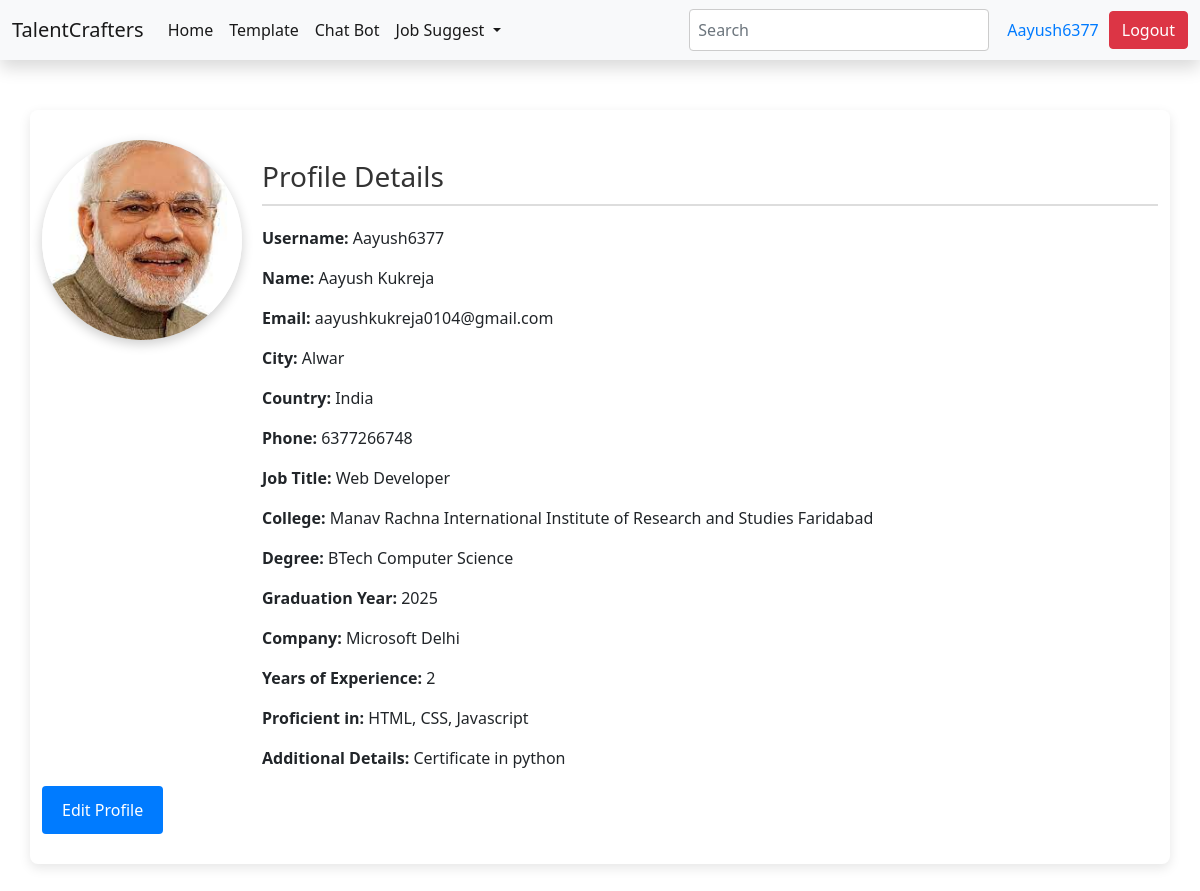
The page /Account/view_profile.php?user_id=1 (signed in) on the database its author committed.
### tables this page shows
CREATE TABLE `users` (
  `user_id` int(11) NOT NULL,
  `username` varchar(50) NOT NULL,
  `email` varchar(100) NOT NULL,
  `password` varchar(255) NOT NULL
);

CREATE TABLE `user_resumes` (
  `resume_id` int(11) NOT NULL,
  `user_id` int(11) DEFAULT NULL,
  `first_name` varchar(50) NOT NULL,
  `last_name` varchar(50) NOT NULL,
  `city` varchar(100) NOT NULL,
  `country` varchar(100) NOT NULL,
  `pincode` varchar(20) NOT NULL,
  `phone` varchar(20) DEFAULT NULL,
  `email` varchar(100) NOT NULL,
  `job_title` varchar(100) DEFAULT NULL,
  `college_name` varchar(200) DEFAULT NULL,
  `college_location` varchar(200) DEFAULT NULL,
  `degree` varchar(100) DEFAULT NULL,
  `field_of_study` varchar(100) DEFAULT NULL,
  `graduation_year` varchar(20) DEFAULT NULL,
  `company_name` varchar(50) NOT NULL,
  `company_city` varchar(50) NOT NULL,
  `Year_of_experience` int(11) NOT NULL,
  `Proficient_in` varchar(100) NOT NULL,
  `additional_details` text DEFAULT NULL,
  `photo` varchar(255) NOT NULL,
  `created_at` timestamp NOT NULL DEFAULT current_timestamp()
);

### Account/view_profile.php (the view, shortened to what this page needs)
<!DOCTYPE html>
<html lang="en">
<head>
</head>
<body>
    <?php
    include "navigation.php";
    if ($_GET['user_id']){
        $user_id=$_GET['user_id'];
    }
    else{
        header("Location: ../index.php");
    }
    $host = 'localhost';
    $user = 'root';
    $password = '';
    $database = 'talentcrafters';
    $conn = mysqli_connect($host, $user, $password, $database);
    $sql = "SELECT * FROM users where user_id = $user_id";
    $result = $conn->query($sql);
    if ($result->num_rows > 0) {
        $user = $result->fetch_assoc();
        $username = $user['username'];
    }
    $sql = "SELECT * FROM user_resumes where user_id = $user_id";
    $result = $conn->query($sql);
    if ($result->num_rows > 0) {
        $user = $result->fetch_assoc();
    }
    ?>
    <div class="container">
        <div class="profile-container">
            <div class="profile-image">
                <img src=<?php echo "../".$user["photo"];?> alt="Profile Photo">
            </div>
            <div class="profile-details">
                <h1>Profile Details</h1>
                <p><strong>Username:</strong> <?php echo $username;?></p>
                <p><strong>Name:</strong> <?php echo $user['first_name']." ".$user["last_name"];?></p>
                <p><strong>Email:</strong> <?php echo $user['email'];?></p>
                <p><strong>City:</strong> <?php echo $user["city"];?></p>
                <p><strong>Country:</strong> <?php echo $user["country"];?></p>
                <p><strong>Phone:</strong> <?php echo $user["phone"];?></p>
                <p><strong>Job Title:</strong> <?php echo $user["job_title"];?></p>
                <p><strong>College:</strong> <?php echo $user["college_name"]." ".$user["college_location"];?></p>
                <p><strong>Degree:</strong> <?php echo $user["degree"]." ".$user["field_of_study"];?></p>
                <p><strong>Graduation Year:</strong> <?php echo $user["graduation_year"];?></p>
                <p><strong>Company:</strong> <?php echo $user["company_name"]." ".$user["company_city"];?></p>
                <p><strong>Years of Experience:</strong> <?php echo $user["Year_of_experience"];?></p>
                <p><strong>Proficient in:</strong> <?php echo $user["Proficient_in"];?></p>
                <p><strong>Additional Details:</strong> <?php echo $user["additional_details"];?></p>
            </div>
        </div>
        <a href="edit_profile.php?user_id=<?php echo $user_id; ?>" class="edit-button">Edit Profile</a>
    </div>
</body>
</html>

### Account/navigation.php (shortened to what this page needs)
<?php
$host = 'localhost';
$user = 'root';
$password = '';
$database = 'talentcrafters';
$conn = mysqli_connect($host, $user, $password, $database);
if(isset($_SESSION['user_id'])) {
    $sql = "SELECT username FROM users where user_id = ".$_SESSION["user_id"];
    $result = $conn->query($sql);
    if ($result->num_rows > 0) {
        $user = $result->fetch_assoc();
        $username = $user['username'];
    }
}
?>
<!doctype html>
<html lang="en">
<head>
    <link href="https://cdn.jsdelivr.net/npm/bootstrap@5.0.2/dist/css/bootstrap.min.css" rel="stylesheet"
>
    <link rel="stylesheet" href="../style.css">
</head>
<body>
<nav class="navbar navbar-expand-lg navbar-light bg-light shadow">
    <div class="container-fluid">
        <a class="navbar-brand" href="../index.php">TalentCrafters</a>
        <div class="collapse navbar-collapse" id="navbarSupportedContent">
            <ul class="navbar-nav me-auto mb-2 mb-lg-0">
                <li class="nav-item">
                    <a class="nav-link active" aria-current="page" href="../index.php">Home</a>
                </li>
                <li class="nav-item">
                    <a class="nav-link active" href="../template.php">Template</a>
                </li>
                <li class="nav-item">
                    <a class="nav-link active" href="../ChatBot/bot.php">Chat Bot</a>
                </li>
                <li class="nav-item dropdown">
                    <a class="nav-link dropdown-toggle active" href="#" id="navbarDropdown" role="button"
                        data-bs-toggle="dropdown" aria-expanded="false">
                        Job Suggest
                    </a>
                </li>
            </ul>
            <form id="searchForm" class="d-flex">
                <input id="searchInput" class="form-control me-2" type="search" placeholder="Search" aria-label="Search">
            </form>
            <?php
            if(isset($_SESSION['user_id'])) {
                echo '<div class="username">';
                echo '<div class="navbar-links">
                        <div class="dropdown">
                            <button class="dropbtn">'. $username. '</button>
                            <div class="dropdown-content">
                                <a href="view_profile.php?user_id='.$_SESSION["user_id"].'">View Profile</a>
                                <a href="edit_profile.php?user_id='.$_SESSION["user_id"].'">Edit Profile</a>
                                <a href="logout.php">Logout</a>
                                <a href="delete.php?user_id='.$_SESSION["user_id"].'">Delete Account</a>
                            </div>
                        </div>
                    </div>
            ';
                echo '</div>';
                echo '<a href="logout.php" class="btn btn-danger">Logout</a>';
            } else {
                echo '<div class="signup-btn">';
                echo '<a href="signup.html" class="signup-btn">Signup</a>';
                echo '<a href="login.html" class="signup-btn">Login</a>';
                echo '</div>';
            }
            ?>
        </div>
    </div>
</nav>

### Account/view_profile.php (style rules this page uses)
body { font-family: 'Segoe UI', Tahoma, Geneva, Verdana, sans-serif; background-color: #f9f9f9; margin: 0; padding: 0; }
.container { width: 80%; max-width: 800px; background-color: #fff; padding: 30px; border-radius: 8px; box-shadow: 0 4px 12px rgba(0, 0, 0, 0.1); margin: 50px auto; }
.profile-container { display: grid; grid-template-columns: auto 1fr; gap: 20px; }
.profile-image img { width: 200px; height: 200px; border-radius: 50%; object-fit: cover; box-shadow: 0 4px 12px rgba(0, 0, 0, 0.2); }
.profile-details { padding-top: 20px; }
.profile-details h1 { font-size: 28px; color: #333; margin-bottom: 20px; border-bottom: 2px solid #ddd; padding-bottom: 10px; }
.edit-button { display: inline-block; padding: 12px 20px; background-color: #007bff; color: white; text-decoration: none; border-radius: 4px; }

### Account/navigation.php (style rules this page uses)
.navbar-links { display: flex; align-items: center; }
.dropdown { position: relative; }
.dropbtn { background-color: transparent; border: none; color: #007bff; font-size: 16px; cursor: pointer; padding: 10px; transition: color 0.3s ease; }
#searchForm { position: relative; display: flex; align-items: center; }
#searchInput { width: 300px; padding: 8px; font-size: 16px; border: 1px solid #ccc; border-radius: 4px; }

### rows shown on the page
users: username "Aayush6377"
user_resumes: photo (picture), first_name "Aayush", last_name "Kukreja", email "aayushkukreja0104@gmail.com", city "Alwar", country "India", phone "6377266748", job_title "Web Developer", college_name "Manav Rachna International Institute of Research and Studies", college_location "Faridabad", degree "BTech", field_of_study "Computer Science", graduation_year "2025", company_name "Microsoft", company_city "Delhi", Year_of_experience "2", Proficient_in "HTML, CSS, Javascript", additional_details "Certificate in python"
